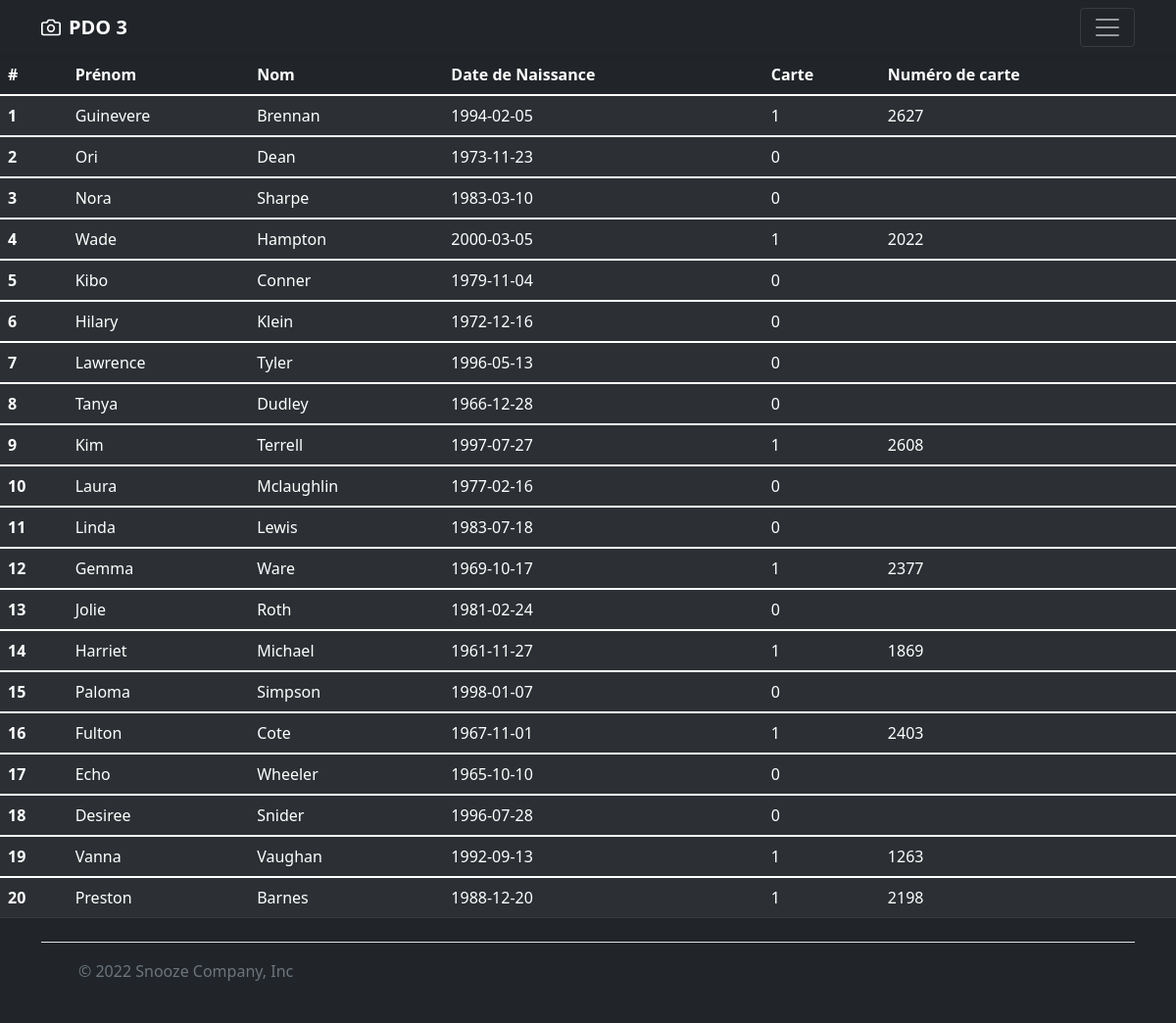
The app's page /Partie3/pdo3/pdo3.php with its own data.
### tables this page shows
CREATE TABLE `clients` (
  `id` smallint(5) UNSIGNED NOT NULL,
  `lastName` varchar(45) NOT NULL,
  `firstName` varchar(45) NOT NULL,
  `birthDate` date NOT NULL,
  `card` tinyint(1) NOT NULL,
  `cardNumber` int(10) UNSIGNED DEFAULT NULL
);

### Partie3/pdo3/pdo3.php (the view, shortened to what this page needs)
<?php
$mysqlConnection = new PDO(
    'mysql:host=localhost;dbname=exoPDO;charset=utf8',
    'root',
    ''
);
$mysqlConnection->setAttribute(PDO::ATTR_ERRMODE, PDO::ERRMODE_EXCEPTION);
$pdoStmnt = $mysqlConnection->prepare("SELECT * FROM clients WHERE id BETWEEN 1 AND 20 ");
$pdoStmnt->execute();
$clients = $pdoStmnt->fetchAll();
?>
<!DOCTYPE html>
<html lang="en">
<head>
    <link href="https://cdn.jsdelivr.net/npm/bootstrap@5.1.3/dist/css/bootstrap.min.css" rel="stylesheet">
</head>
<body class="bg-dark">
<div class="bd-example">
    <table class="table table-dark table-striped">
        <thead>
            <tr>
                <th scope="col">#</th>
                <th scope="col">Prénom</th>
                <th scope="col">Nom</th>
                <th scope="col">Date de Naissance</th>
                <th scope="col">Carte</th>
                <th scope="col">Numéro de carte</th>
            </tr>
        </thead>
            <?php
            foreach ($clients as $client) {
                ?>
                    <tbody>
                        <tr>
                            <th scope="row"><?php echo $client["id"] ?></th>
                                <td><?php echo $client["firstName"] ?></td>
                                <td><?php echo $client["lastName"] ?></td>
                                <td><?php echo $client["birthDate"] ?></td>
                                <td><?php echo $client["card"] ?></td>
                                <td><?php echo $client["cardNumber"] ?></td>
                        </tr>
                    </tbody>
                <?php
            }
            ?>
    </table>
</div>
</body>
</html>

### records on screen
clients: id "1", firstName "Guinevere", lastName "Brennan", birthDate "1994-02-05", card "1", cardNumber "2627"
clients: id "2", firstName "Ori", lastName "Dean", birthDate "1973-11-23", card "0"
clients: id "3", firstName "Nora", lastName "Sharpe", birthDate "1983-03-10", card "0"
clients: id "4", firstName "Wade", lastName "Hampton", birthDate "2000-03-05", card "1", cardNumber "2022"
clients: id "5", firstName "Kibo", lastName "Conner", birthDate "1979-11-04", card "0"
clients: id "6", firstName "Hilary", lastName "Klein", birthDate "1972-12-16", card "0"
clients: id "7", firstName "Lawrence", lastName "Tyler", birthDate "1996-05-13", card "0"
clients: id "8", firstName "Tanya", lastName "Dudley", birthDate "1966-12-28", card "0"
clients: id "9", firstName "Kim", lastName "Terrell", birthDate "1997-07-27", card "1", cardNumber "2608"
clients: id "10", firstName "Laura", lastName "Mclaughlin", birthDate "1977-02-16", card "0"
clients: id "11", firstName "Linda", lastName "Lewis", birthDate "1983-07-18", card "0"
clients: id "12", firstName "Gemma", lastName "Ware", birthDate "1969-10-17", card "1", cardNumber "2377"
clients: id "13", firstName "Jolie", lastName "Roth", birthDate "1981-02-24", card "0"
clients: id "14", firstName "Harriet", lastName "Michael", birthDate "1961-11-27", card "1", cardNumber "1869"
clients: id "15", firstName "Paloma", lastName "Simpson", birthDate "1998-01-07", card "0"
clients: id "16", firstName "Fulton", lastName "Cote", birthDate "1967-11-01", card "1", cardNumber "2403"
clients: id "17", firstName "Echo", lastName "Wheeler", birthDate "1965-10-10", card "0"
clients: id "18", firstName "Desiree", lastName "Snider", birthDate "1996-07-28", card "0"
clients: id "19", firstName "Vanna", lastName "Vaughan", birthDate "1992-09-13", card "1", cardNumber "1263"
clients: id "20", firstName "Preston", lastName "Barnes", birthDate "1988-12-20", card "1", cardNumber "2198"
